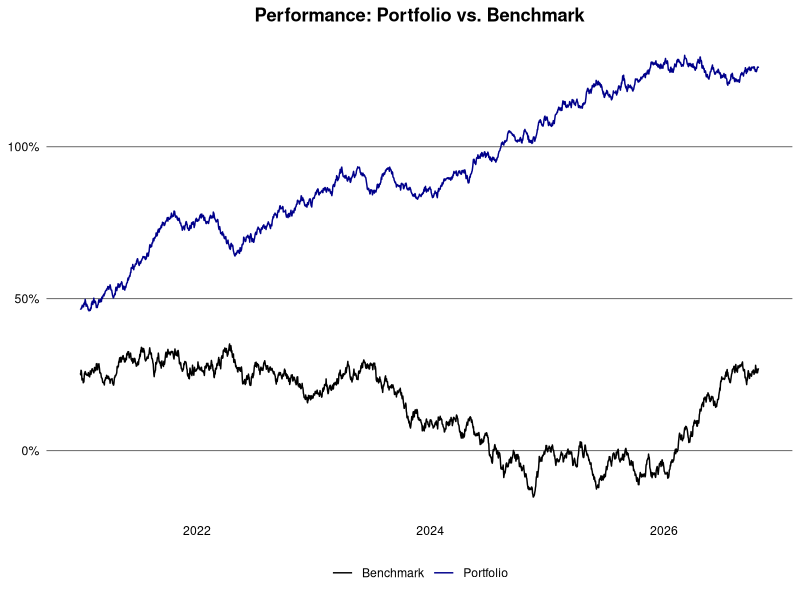
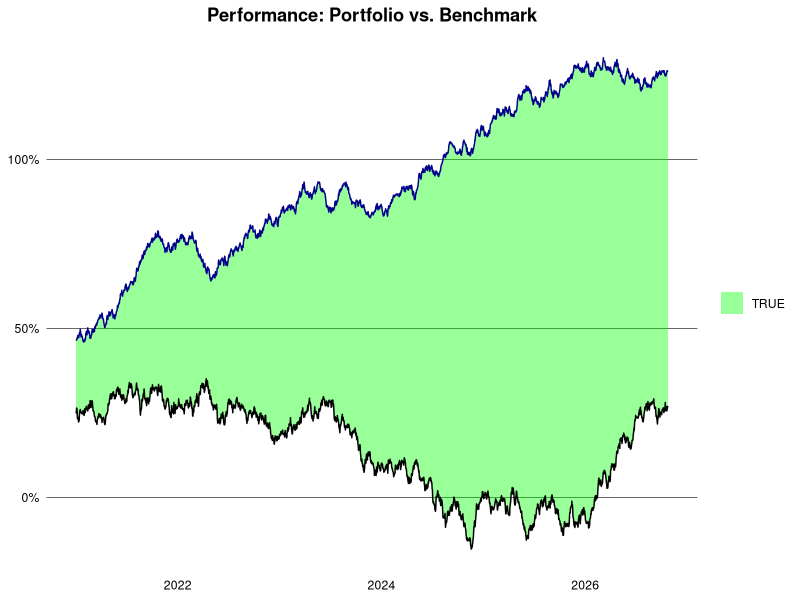

Recreate these plots in R, in order.
## ---- chunk 1
library(data.table)

set.seed(1994L)

generate_prices <- function(ticker, start_date, end_date) {
  dates <- seq.Date(as.Date(start_date), as.Date(end_date), by = "days")
  n <- length(dates)
  prices <- cumprod(1 + rnorm(n, mean = 0.0005, sd = 0.01)) * 100
  data.table(
    ticker = ticker,
    date = dates,
    price = prices
  )
}

generate_benchmark <- function(start_date, end_date) {
  dates <- seq.Date(as.Date(start_date), as.Date(end_date), by = "days")
  n <- length(dates)
  prices <- cumprod(1 + rnorm(n, mean = 0.0003, sd = 0.008)) * 3000
  data.table(
    ticker = "SP500",
    date = dates,
    price = prices
  )
}

ticker <- c("AAPL", "GOOGL", "MSFT", "AMZN")
start_date <- "2015-01-01"
end_date <- Sys.Date()

dt <- lapply(ticker, generate_prices, start_date, end_date) |> rbindlist()
weights <- data.table(
  ticker = ticker,
  weight = c(0.4, 0.3, 0.2, 0.1),
  country = c("USA", "USA", "USA", "USA")
)
dt <- dt[weights, on = "ticker"]
head(dt)
## ---- chunk 2
dt <- dt |>
  setorder(ticker, date) |>
  _[, price := log(price)] |>
  _[, ret := price - shift(price), by = ticker] |>
  _[, wret := ret * weight] |>
  na.omit("ret")
head(dt)
## ---- chunk 3
dt[, let(week = week(date), month = month(date), year = year(date))]
ret_week <- dt[, .(ret = sum(ret)), by = .(ticker, year, week)]
ret_month <- dt[, .(ret = sum(ret)), by = .(ticker, year, month)]
ret_year <- dt[, .(ret = sum(ret)), by = .(ticker, year)]
head(ret_year)
## ---- chunk 4
port_ret_week <- dt[, .(ret = sum(wret)), by = .(year, week)]
port_ret_month <- dt[, .(ret = sum(wret)), by = .(year, month)]
port_ret_year <- dt[, .(ret = sum(wret)), by = year]
head(port_ret_year)
## ---- chunk 5
bmr <- generate_benchmark(start_date, end_date) |>
  setorder(date) |>
  _[, price := log(price)] |>
  _[, ret := price - shift(price)] |>
  na.omit("ret")

port <- dt |>
  _[, .(ret = sum(wret), ticker = "Portfolio"), by = date] |>
  rbind(bmr[, .(ticker, date, ret)]) |>
  setorder(ticker, date) |>
  _[, cum_ret := cumsum(ret), by = ticker] |>
  _[, ticker := fifelse(ticker == "Portfolio", ticker, "Benchmark")][]
## ---- chunk 6
#| dpi = 300
library(ggplot2)

port |>
  _[between(date, "2021-01-01", max(date))] |>
  ggplot(aes(x = date, y = cum_ret, color = ticker)) +
  geom_line() +
  theme_minimal() +
  theme(
    plot.title = element_text(face = "bold", hjust = 0.5),
    panel.grid.major.y = element_line(color = "black", linewidth = 0.2),
    panel.grid.major.x = element_blank(),
    panel.grid.minor = element_blank(),
    axis.text = element_text(color = "black"),
    axis.title = element_blank(),
    legend.title = element_blank(),
    legend.position = "bottom"
  ) +
  scale_color_manual(values = c("Portfolio" = "darkblue", "Benchmark" = "black")) +
  scale_y_continuous(labels = scales::percent_format(accuracy = 2L)) +
  labs(title = "Performance: Portfolio vs. Benchmark")
## ---- chunk 7
#| dpi = 300
# TODO: remove the legend and bmr/port labels
perf <- port |>
  dcast(date ~ ticker, value.var = "cum_ret") |>
  setnames(tolower) |>
  _[, diff := portfolio - benchmark][]

perf |>
  _[between(date, "2021-01-01", max(date))] |>
  ggplot(aes(x = date)) +
  geom_ribbon(aes(
      ymin = pmin(portfolio, benchmark),
      ymax = pmax(portfolio, benchmark),
      fill = diff > 0
    ),
    alpha = 0.4
  ) +
  geom_line(aes(y = portfolio), color = "darkblue") +
  geom_line(aes(y = benchmark), color = "black") +
  scale_fill_manual(values = c("TRUE" = "green", "FALSE" = "red")) +
  scale_y_continuous(labels = scales::percent_format(accuracy = 2L)) +
  labs(title = "Performance: Portfolio vs. Benchmark") +
  theme_minimal() +
  theme(
    plot.title = element_text(face = "bold", hjust = 0.5),
    panel.grid.major.y = element_line(color = "black", linewidth = 0.2),
    panel.grid.major.x = element_blank(),
    panel.grid.minor = element_blank(),
    axis.text = element_text(color = "black"),
    axis.title = element_blank(),
    legend.title = element_blank()
  )
## ---- chunk 8

## ---- chunk 9
vola <- dt[, .(daily_vola = sd(ret)), by = .(ticker, year)] |>
  _[, let(
    weekly_vola = daily_vola * sqrt(5L),
    monthly_vola = daily_vola * sqrt(21L),
    yearly_vola = daily_vola * sqrt(252L)
  )]
head(vola)
